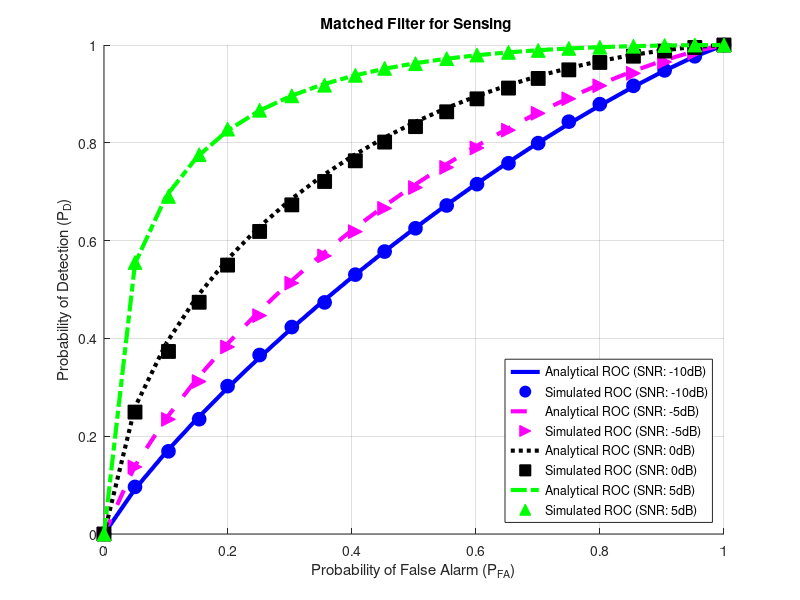

MATLAB code to generate this figure:
%%% MFD 
close all;
clear all;
clc;

%% Initialization
K = 10^4;    % Number of Monte carlo iterations
N = 8;     % Number of symbols
Pfa = [0:0.05:1];    % Range for Probability of False Alarm
snr_dB = [-10:5:5]; % SNR in dB
snr = 10.^(snr_dB./10);
a = 2;
s = 2*randi([0,1],N,1)-1;  % Independent BPSK modulated symbols (Deterministic and known)
x = a*s;
Ex = x'*x;
varw = Ex./snr;          % Noise variance


%% Signal detection
for ii = 1:length(snr_dB)
    for kk = 1:K
        w = sqrt(varw(ii))*randn(N,1); 
        y = x+w; % Received signal
        d0_y(kk) = x'*w;          % Test Statistic under H_0
        d1_y(kk) = x'*y;          % Test Statistic under H_1
    end
    %%% Performance
    gamma = sqrt(Ex*varw(ii))*qfuncinv(Pfa); %Threshold value
    for jj = 1:length(gamma)
        Pfa_sim(ii,jj) = length(find(d0_y>gamma(jj)))/K; % Probability of false alarm simulated
        Pd_sim(ii,jj) = length(find(d1_y>gamma(jj)))/K; % Probability of detection simulated
    end
    Pd_th(ii,:) = qfunc(qfuncinv(Pfa)-sqrt(snr(ii))); % Probability of detection analytical     
end

%% Figures
hold on;
grid on;
plot(Pfa, Pd_th(1,:),'b-','LineWidth',3);
plot(Pfa_sim(1,:), Pd_sim(1,:),'bo','MarkerFaceColor','b','MarkerSize',10);
plot(Pfa, Pd_th(2,:),'m--','LineWidth',3);
plot(Pfa_sim(1,:), Pd_sim(2,:),'m >','MarkerFaceColor','m','MarkerSize',10);
plot(Pfa, Pd_th(3,:),'k:','LineWidth',3);
plot(Pfa_sim(1,:), Pd_sim(3,:),'k s','MarkerFaceColor','k','MarkerSize',10);
plot(Pfa, Pd_th(4,:),'g-.','LineWidth',3);
plot(Pfa_sim(1,:), Pd_sim(4,:),'g ^','MarkerFaceColor','g','MarkerSize',10);
xlabel('Probability of False Alarm (P_{FA})')
ylabel('Probability of Detection (P_D)')
legend('Analytical ROC (SNR: -10dB)','Simulated ROC (SNR: -10dB)','Analytical ROC (SNR: -5dB)','Simulated ROC (SNR: -5dB)','Analytical ROC (SNR: 0dB)','Simulated ROC (SNR: 0dB)','Analytical ROC (SNR: 5dB)','Simulated ROC (SNR: 5dB)','Location','southeast')
title(' Matched Filter for Sensing')